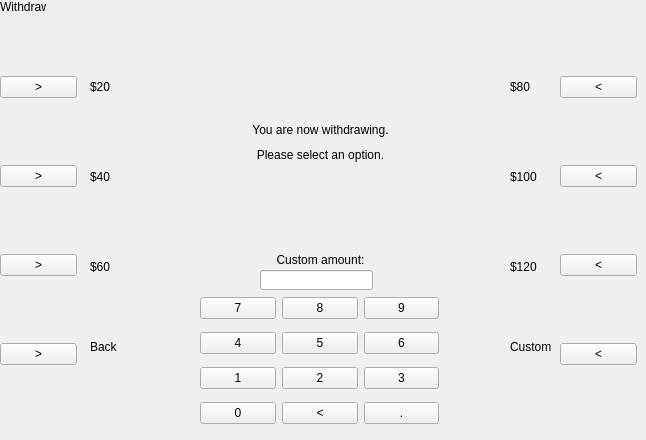
    <widget class="QWidget" name="withdraw">
     <widget class="QWidget" name="verticalLayoutWidget_3">
      <property name="geometry">
       <rect>
        <x>560</x>
        <y>15</y>
        <width>77</width>
        <height>411</height>
       </rect>
      </property>
      <layout class="QVBoxLayout" name="verticalLayout_7">
       <item>
        <widget class="QPushButton" name="pushButton_R1_w">
         <property name="text">
          <string>&lt;</string>
         </property>
        </widget>
       </item>
       <item>
        <widget class="QPushButton" name="pushButton_R2_w">
         <property name="text">
          <string>&lt;</string>
         </property>
        </widget>
       </item>
       <item>
        <widget class="QPushButton" name="pushButton_R3_w">
         <property name="text">
          <string>&lt;</string>
         </property>
        </widget>
       </item>
       <item>
        <widget class="QPushButton" name="pushButton_R4_w">
         <property name="text">
          <string>&lt;</string>
         </property>
        </widget>
       </item>
      </layout>
     </widget>
     <widget class="QWidget" name="verticalLayoutWidget_4">
      <property name="geometry">
       <rect>
        <x>0</x>
        <y>15</y>
        <width>77</width>
        <height>411</height>
       </rect>
      </property>
      <layout class="QVBoxLayout" name="verticalLayout_8">
       <item>
        <widget class="QPushButton" name="pushButton_L1_w">
         <property name="text">
          <string>&gt;</string>
         </property>
        </widget>
       </item>
       <item>
        <widget class="QPushButton" name="pushButton_L2_w">
         <property name="text">
          <string>&gt;</string>
         </property>
        </widget>
       </item>
       <item>
        <widget class="QPushButton" name="pushButton_L3_w">
         <property name="text">
          <string>&gt;</string>
         </property>
        </widget>
       </item>
       <item>
        <widget class="QPushButton" name="pushButton_L4_w">
         <property name="text">
          <string>&gt;</string>
         </property>
        </widget>
       </item>
      </layout>
     </widget>
     <widget class="QLabel" name="label_L3_w">
      <property name="geometry">
       <rect>
        <x>90</x>
        <y>260</y>
        <width>46</width>
        <height>13</height>
       </rect>
      </property>
      <property name="text">
       <string>$60</string>
      </property>
     </widget>
     <widget class="QLabel" name="label_R4_w">
      <property name="geometry">
       <rect>
        <x>510</x>
        <y>340</y>
        <width>46</width>
        <height>13</height>
       </rect>
      </property>
      <property name="text">
       <string>Custom</string>
      </property>
     </widget>
     <widget class="QLabel" name="label_R2_w">
      <property name="geometry">
       <rect>
        <x>510</x>
        <y>170</y>
        <width>46</width>
        <height>13</height>
       </rect>
      </property>
      <property name="text">
       <string>$100</string>
      </property>
     </widget>
     <widget class="QLabel" name="label_R1_w">
      <property name="geometry">
       <rect>
        <x>510</x>
        <y>80</y>
        <width>46</width>
        <height>13</height>
       </rect>
      </property>
      <property name="text">
       <string>$80</string>
      </property>
     </widget>
     <widget class="QLabel" name="label_L4_w">
      <property name="geometry">
       <rect>
        <x>90</x>
        <y>340</y>
        <width>46</width>
        <height>13</height>
       </rect>
      </property>
      <property name="text">
       <string>Back</string>
      </property>
     </widget>
     <widget class="QLabel" name="label_bottom_w">
      <property name="geometry">
       <rect>
        <x>90</x>
        <y>145</y>
        <width>461</width>
        <height>20</height>
       </rect>
      </property>
      <property name="text">
       <string>Please select an option.</string>
      </property>
      <property name="alignment">
       <set>Qt::AlignCenter</set>
      </property>
     </widget>
     <widget class="QLabel" name="label_top_w">
      <property name="geometry">
       <rect>
        <x>90</x>
        <y>120</y>
        <width>461</width>
        <height>20</height>
       </rect>
      </property>
      <property name="text">
       <string>You are now withdrawing.</string>
      </property>
      <property name="alignment">
       <set>Qt::AlignCenter</set>
      </property>
     </widget>
     <widget class="QLabel" name="label_R3_w">
      <property name="geometry">
       <rect>
        <x>510</x>
        <y>260</y>
        <width>46</width>
        <height>13</height>
       </rect>
      </property>
      <property name="text">
       <string>$120</string>
      </property>
     </widget>
     <widget class="QLabel" name="label_L2_w">
      <property name="geometry">
       <rect>
        <x>90</x>
        <y>170</y>
        <width>46</width>
        <height>13</height>
       </rect>
      </property>
      <property name="text">
       <string>$40</string>
      </property>
     </widget>
     <widget class="QLabel" name="label_L1_w">
      <property name="geometry">
       <rect>
        <x>90</x>
        <y>80</y>
        <width>46</width>
        <height>13</height>
       </rect>
      </property>
      <property name="text">
       <string>$20</string>
      </property>
     </widget>
     <widget class="QLabel" name="pageLabel_w">
      <property name="geometry">
       <rect>
        <x>0</x>
        <y>0</y>
        <width>46</width>
        <height>13</height>
       </rect>
      </property>
      <property name="text">
       <string>Withdraw</string>
      </property>
     </widget>
     <widget class="QLineEdit" name="inputLine_w">
      <property name="geometry">
       <rect>
        <x>260</x>
        <y>270</y>
        <width>113</width>
        <height>20</height>
       </rect>
      </property>
      <property name="text">
       <string/>
      </property>
      <property name="readOnly">
       <bool>true</bool>
      </property>
     </widget>
     <widget class="QWidget" name="gridLayoutWidget_2">
      <property name="geometry">
       <rect>
        <x>200</x>
        <y>290</y>
        <width>239</width>
        <height>141</height>
       </rect>
      </property>
      <layout class="QGridLayout" name="keypadLayout_w">
       <item row="1" column="2">
        <widget class="QPushButton" name="pushButton_six_w">
         <property name="text">
          <string>6</string>
         </property>
        </widget>
       </item>
       <item row="1" column="1">
        <widget class="QPushButton" name="pushButton_five_w">
         <property name="text">
          <string>5</string>
         </property>
        </widget>
       </item>
       <item row="2" column="1">
        <widget class="QPushButton" name="pushButton_two_w">
         <property name="text">
          <string>2</string>
         </property>
        </widget>
       </item>
       <item row="1" column="0">
        <widget class="QPushButton" name="pushButton_four_w">
         <property name="text">
          <string>4</string>
         </property>
        </widget>
       </item>
       <item row="0" column="2">
        <widget class="QPushButton" name="pushButton_nine_w">
         <property name="text">
          <string>9</string>
         </property>
        </widget>
       </item>
       <item row="0" column="0">
        <widget class="QPushButton" name="pushButton_seven_w">
         <property name="text">
          <string>7</string>
         </property>
        </widget>
       </item>
       <item row="0" column="1">
        <widget class="QPushButton" name="pushButton_eight_w">
         <property name="text">
          <string>8</string>
         </property>
        </widget>
       </item>
       <item row="2" column="0">
        <widget class="QPushButton" name="pushButton_one_w">
         <property name="text">
          <string>1</string>
         </property>
        </widget>
       </item>
       <item row="2" column="2">
        <widget class="QPushButton" name="pushButton_three_w">
         <property name="text">
          <string>3</string>
         </property>
        </widget>
       </item>
       <item row="3" column="0">
        <widget class="QPushButton" name="pushButton_zero_w">
         <property name="text">
          <string>0</string>
         </property>
        </widget>
       </item>
       <item row="3" column="2">
        <widget class="QPushButton" name="pushButton_point_w">
         <property name="text">
          <string>.</string>
         </property>
        </widget>
       </item>
       <item row="3" column="1">
        <widget class="QPushButton" name="pushButton_backspace_w">
         <property name="text">
          <string>&lt;</string>
         </property>
        </widget>
       </item>
      </layout>
     </widget>
     <widget class="QLabel" name="inputNotice_w">
      <property name="geometry">
       <rect>
        <x>90</x>
        <y>250</y>
        <width>461</width>
        <height>20</height>
       </rect>
      </property>
      <property name="text">
       <string>Custom amount:</string>
      </property>
      <property name="alignment">
       <set>Qt::AlignCenter</set>
      </property>
     </widget>
    </widget>
